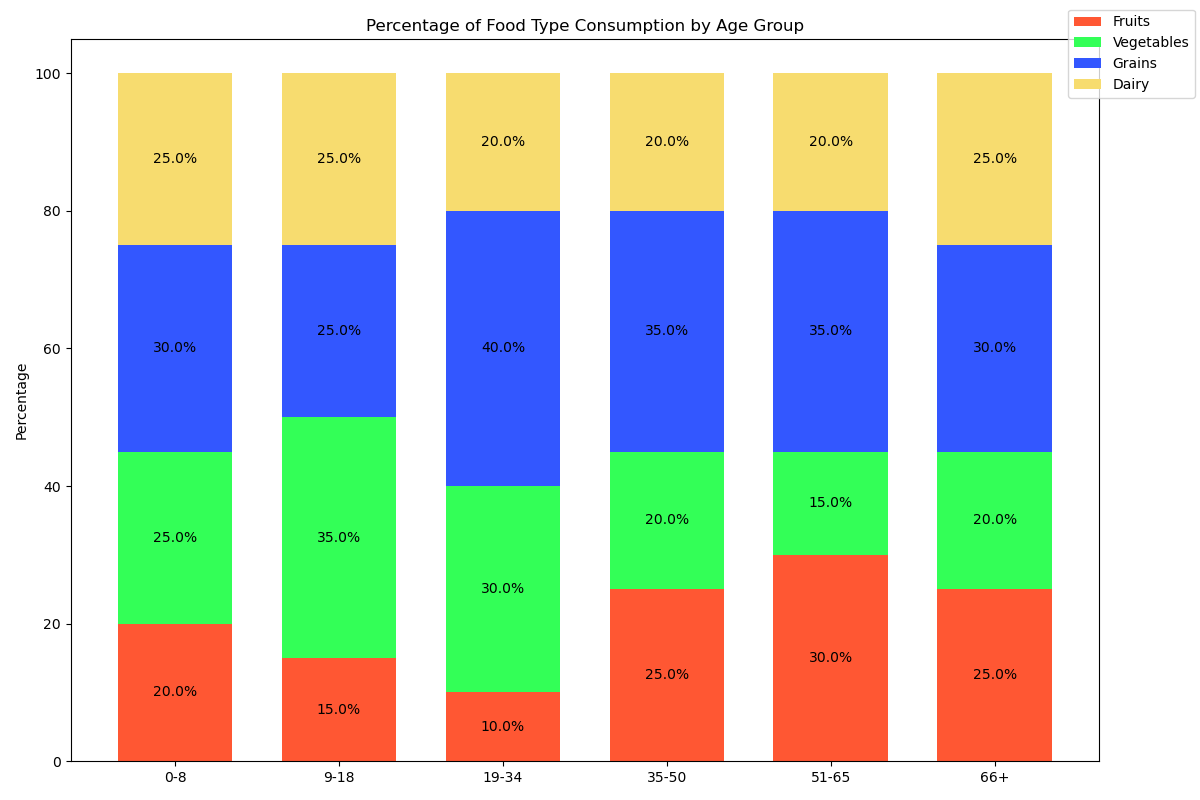

This figure's Python source:

import matplotlib.pyplot as plt
import pandas as pd
import seaborn as sns

# Your input data
data = [
    {'Age Group': '0-8', 'Fruits': 20, 'Vegetables': 25, 'Grains': 30, 'Dairy': 25},
    {'Age Group': '9-18', 'Fruits': 15, 'Vegetables': 35, 'Grains': 25, 'Dairy': 25},
    {'Age Group': '19-34', 'Fruits': 10, 'Vegetables': 30, 'Grains': 40, 'Dairy': 20},
    {'Age Group': '35-50', 'Fruits': 25, 'Vegetables': 20, 'Grains': 35, 'Dairy': 20},
    {'Age Group': '51-65', 'Fruits': 30, 'Vegetables': 15, 'Grains': 35, 'Dairy': 20},
    {'Age Group': '66+', 'Fruits': 25, 'Vegetables': 20, 'Grains': 30, 'Dairy': 25}
]

# Convert into pandas DataFrame
df = pd.DataFrame(data)
df.set_index('Age Group', inplace=True)

# Calculate the percentage for 100% stacked bar
df_percentage = df.div(df.sum(axis=1), axis=0) * 100

# Plotting
fig, ax = plt.subplots(figsize=(12, 8))

bar_width = 0.7
categories = df_percentage.index
colors = ['#FF5733', '#33FF57', '#3357FF', '#F7DC6F']

# Initial bottom to stack the bars
bottom = [0] * len(df_percentage)

for i, col in enumerate(df.columns):
    ax.bar(categories, df_percentage[col], bar_width, label=col, color=colors[i], bottom=bottom)
    # Update the bottom to stack the next layer of bars
    bottom = bottom + df_percentage[col].values

# Beautify the plot
ax.set_ylabel('Percentage')
ax.set_title('Percentage of Food Type Consumption by Age Group')
ax.legend(loc='upper right', bbox_to_anchor=(1.1, 1.05))

# Display the percentages on the bars
for p in ax.patches:
    width, height = p.get_width(), p.get_height()
    x, y = p.get_xy()
    if height > 0:  # To avoid clutter, only display if height is significant
        ax.text(x + width / 2,
                y + height / 2,
                f"{height:.1f}%",
                ha='center',
                va='center')

# Show the plot
plt.tight_layout()
plt.show()
